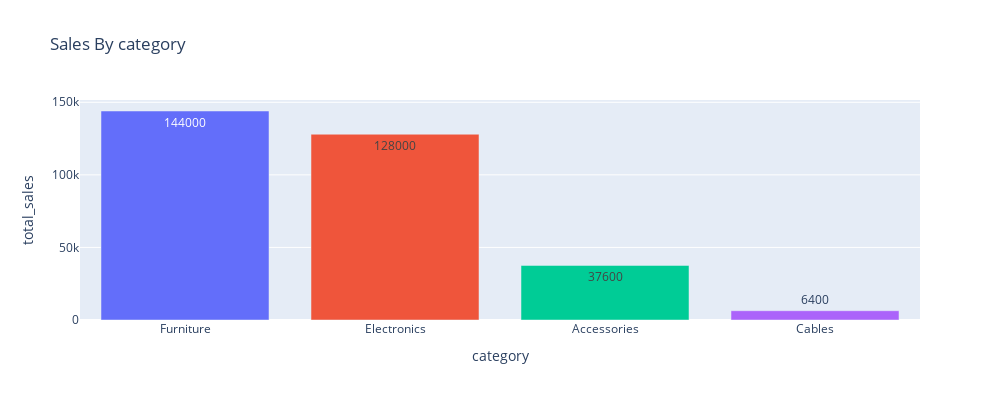

Notebook code for this chart:
### Markdown cell above
using plotly

### Code cell
fig = px.bar(sales_by_category,
             x='category',
             y='total_sales',
             color='category',
            text='total_sales',
            title = "Sales By category"
            
)
fig.update_layout(width=1000,height=400,showlegend = False)
fig.show()

### Figure 1 — Plotly figure (JSON) as saved in the notebook; plotly's stock layout.template omitted (floating-point values rounded to 4 significant figures)
{"data": [{"hovertemplate": "category=%{x}<br>total_sales=%{text}<extra></extra>", "legendgroup": "Furniture", "marker": {"color": "#636efa", "pattern": {"shape": ""}}, "name": "Furniture", "orientation": "v", "showlegend": true, "text": [144000.0], "textposition": "auto", "type": "bar", "x": ["Furniture"], "xaxis": "x", "y": [144000.0], "yaxis": "y"}, {"hovertemplate": "category=%{x}<br>total_sales=%{text}<extra></extra>", "legendgroup": "Electronics", "marker": {"color": "#EF553B", "pattern": {"shape": ""}}, "name": "Electronics", "orientation": "v", "showlegend": true, "text": [128000.0], "textposition": "auto", "type": "bar", "x": ["Electronics"], "xaxis": "x", "y": [128000.0], "yaxis": "y"}, {"hovertemplate": "category=%{x}<br>total_sales=%{text}<extra></extra>", "legendgroup": "Accessories", "marker": {"color": "#00cc96", "pattern": {"shape": ""}}, "name": "Accessories", "orientation": "v", "showlegend": true, "text": [37600.0], "textposition": "auto", "type": "bar", "x": ["Accessories"], "xaxis": "x", "y": [37600.0], "yaxis": "y"}, {"hovertemplate": "category=%{x}<br>total_sales=%{text}<extra></extra>", "legendgroup": "Cables", "marker": {"color": "#ab63fa", "pattern": {"shape": ""}}, "name": "Cables", "orientation": "v", "showlegend": true, "text": [6400.0], "textposition": "auto", "type": "bar", "x": ["Cables"], "xaxis": "x", "y": [6400.0], "yaxis": "y"}], "layout": {"barmode": "relative", "height": 400, "legend": {"title": {"text": "category"}, "tracegroupgap": 0}, "showlegend": false, "title": {"text": "Sales By category"}, "width": 1000, "xaxis": {"anchor": "y", "categoryarray": ["Furniture", "Electronics", "Accessories", "Cables"], "categoryorder": "array", "domain": [0, 1], "title": {"text": "category"}}, "yaxis": {"anchor": "x", "domain": [0, 1], "title": {"text": "total_sales"}}}}
